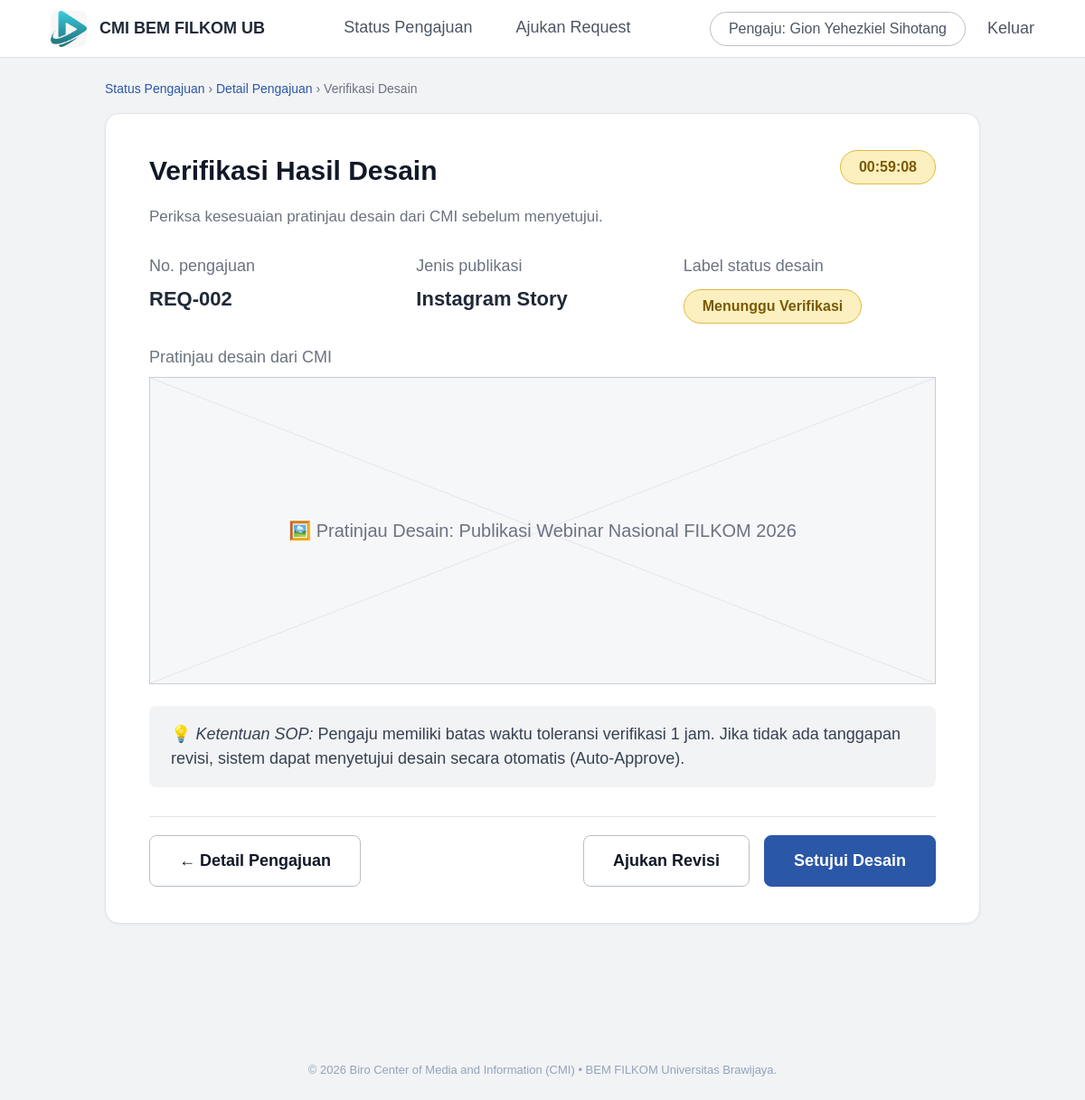
/views/pengaju/verifikasi-desain.php?id=REQ-002, run on an earlier commit of the app's database.
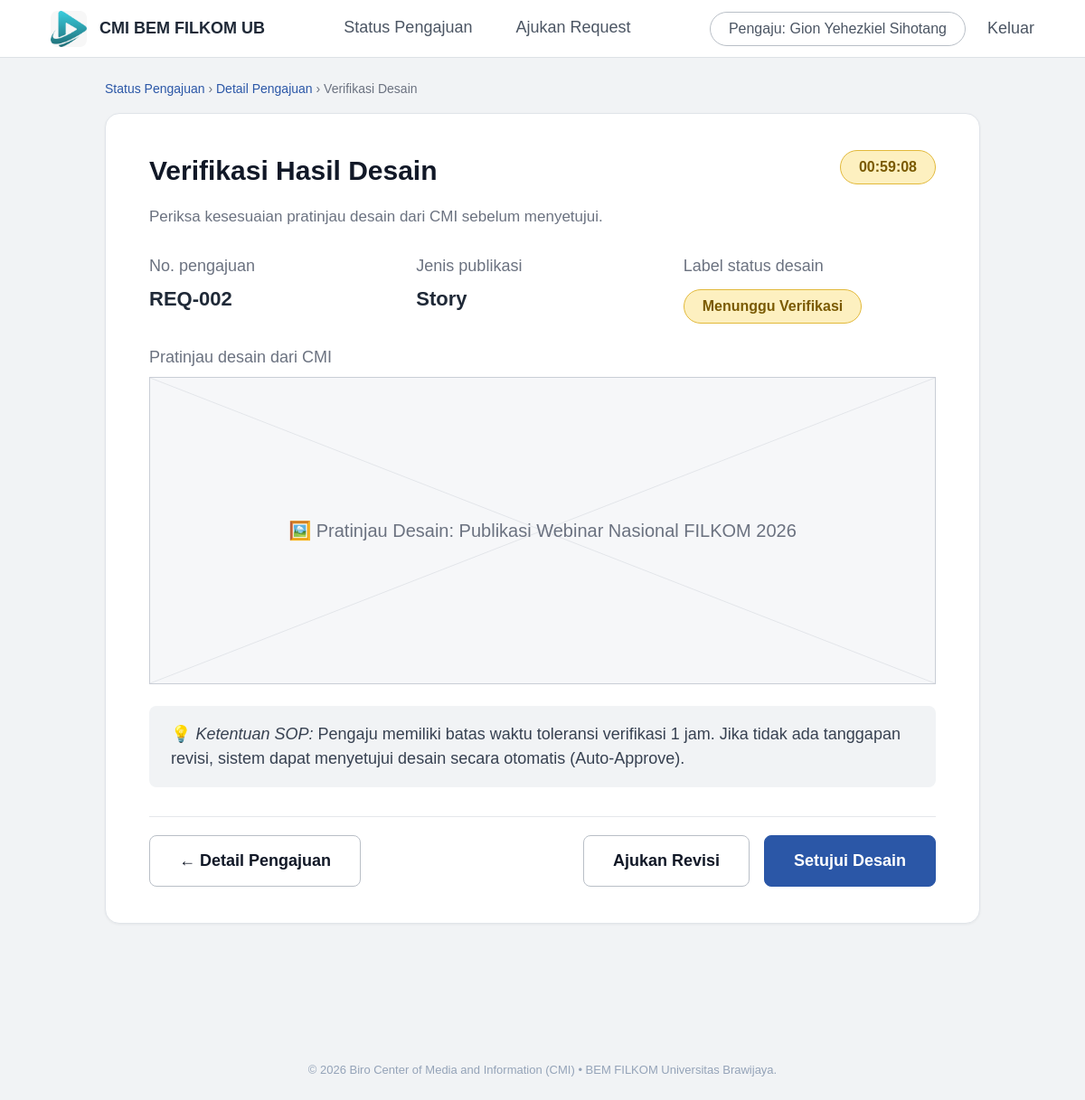
And on a later commit of the database.
### tables this page shows
CREATE TABLE `PENGAJUAN` (
    `idPengajuan` VARCHAR(30) NOT NULL,
    `idPengaju` VARCHAR(20) NOT NULL,
    `kementerianId` VARCHAR(20) NULL,
    `judulRequest` VARCHAR(200) NOT NULL,
    `tanggalPengajuan` DATE NOT NULL,
    `tanggal_publikasi` DATE NULL,
    `jam_publikasi` VARCHAR(10) NULL DEFAULT '09:00',
    `jenis_konten` VARCHAR(50) DEFAULT 'Feeds',
    `targetTanggal` DATE NULL,
    `targetJam` VARCHAR(10) NULL DEFAULT '09:00',
    `jenisMedia` VARCHAR(50) DEFAULT 'Feeds',
    `detailKonten` TEXT NOT NULL,
    `statusPengajuan` VARCHAR(40) NOT NULL DEFAULT 'Dalam Antrian',
    `status_pengajuan` VARCHAR(40) NOT NULL DEFAULT 'Dalam Antrian',
    `catatanKelengkapan` TEXT NULL,
    `alasanPenolakan` TEXT NULL,
    `sisaWaktuVerifikasi` INT NOT NULL DEFAULT 3600,
    PRIMARY KEY (`idPengajuan`),
    CONSTRAINT `fk_pengajuan_pengaju` FOREIGN KEY (`idPengaju`) REFERENCES `PENGAJU_INTERNAL` (`idPengaju`) ON DELETE CASCADE,
    CONSTRAINT `fk_pengajuan_kementerian` FOREIGN KEY (`kementerianId`) REFERENCES `KEMENTERIAN` (`kementerianId`) ON DELETE SET NULL
);

### views/pengaju/verifikasi-desain.php (the view, shortened to what the changed rows need)
<?php
require_once __DIR__ . '/../../config/koneksi.php';
$idPengajuan = $_GET['id'] ?? 'REQ-002';
$pengajuan = null;
$berkasDesain = null;
if ($koneksi) {
    $stmt = mysqli_prepare($koneksi, "SELECT * FROM PENGAJUAN WHERE idPengajuan = ? LIMIT 1");
    if ($stmt) {
        mysqli_stmt_bind_param($stmt, "s", $idPengajuan);
        mysqli_stmt_execute($stmt);
        $res = mysqli_stmt_get_result($stmt);
        $pengajuan = mysqli_fetch_assoc($res);
    }
    $stmtB = mysqli_prepare($koneksi, "SELECT * FROM BERKAS_LAMPIRAN WHERE idPengajuan = ? AND (kategoriBerkas = 'HasilDesain' OR kategoriBerkas = 'Desain') ORDER BY idBerkas DESC LIMIT 1");
    if ($stmtB) {
        mysqli_stmt_bind_param($stmtB, "s", $idPengajuan);
        mysqli_stmt_execute($stmtB);
        $resB = mysqli_stmt_get_result($stmtB);
        $berkasDesain = mysqli_fetch_assoc($resB);
    }
}
$status = $pengajuan['statusPengajuan'];
$isFix = ($status === 'Fix' || $status === 'Selesai');
?>
<!DOCTYPE html>
<html lang="id">
<head>
    <link rel="stylesheet" href="../../assets/css/global.css">
    <link rel="stylesheet" href="../../assets/css/components.css">
    <link rel="stylesheet" href="../../assets/css/modal.css">
    <link rel="stylesheet" href="../../assets/css/portal.css">
</head>
<body>
    <div class="wrap">
        <div class="card">
            <div class="head">
                <h1>Verifikasi Hasil Desain</h1>
            </div>
            <div class="info">
                <div>
                    <div class="lbl">No. pengajuan</div>
                    <div class="val" id="noPengajuan"><?= htmlspecialchars($pengajuan['idPengajuan']) ?></div>
                </div>
                <div>
                    <div class="lbl">Jenis publikasi</div>
                    <div class="val" id="jenisPublikasi">
                        <?= htmlspecialchars($pengajuan['jenisMedia'] ?? 'Instagram Feeds') ?></div>
                </div>
                <div>
                    <div class="lbl">Label status desain</div>
                    <span id="labelStatusDesain" class="badge <?= $isFix ? 's-diproses' : 's-waiting' ?>"
                        style="margin-top: 6px;">
                        <?= htmlspecialchars($status) ?>
                    </span>
                </div>
            </div>
            <div class="preview" id="previewDesain"
                style="overflow:hidden; display:flex; align-items:center; justify-content:center;">
                <?php if ($berkasDesain && file_exists(__DIR__ . '/../../' . $berkasDesain['pathPenyimpanan'])): ?>
                    <img src="../../<?= htmlspecialchars($berkasDesain['pathPenyimpanan']) ?>" alt="Hasil Desain CMI"
                        style="max-width:100%; max-height:100%; object-fit:contain;">
                <?php else: ?>
                    <svg preserveAspectRatio="none" viewBox="0 0 100 100">
                        <line x1="0" y1="0" x2="100" y2="100" stroke="#c4c9d1" stroke-width="0.4"
                            vector-effect="non-scaling-stroke" />
                        <line x1="100" y1="0" x2="0" y2="100" stroke="#c4c9d1" stroke-width="0.4"
                            vector-effect="non-scaling-stroke" />
                    </svg>
                    <span>🖼️ Pratinjau Desain: <?= htmlspecialchars($pengajuan['judulRequest']) ?></span>
                <?php endif; ?>
            </div>
        </div>
    </div>
</body>
</html>

What changed in the data, as far as the page shows it:
changed pengajuan "REQ-002": jenisMedia "Instagram Story" → "Story"
